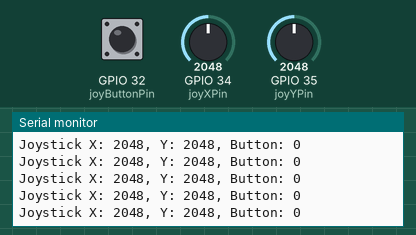
This sketch was run on a simulated ESP32. On the bench: the last lines printed to the serial monitor. The inputs (shaded band) are chosen by the test bench; at power-on: GPIO 34 (joyXPin) = 2048, GPIO 35 (joyYPin) = 2048, GPIO 32 (joyButtonPin) HIGH. WiFi joins after 1.5 s; servers stay silent unless stated.

Above: at 3.2 s.
3.3 s: GPIO 34 (joyXPin) set to 2866
At 3.32 s:
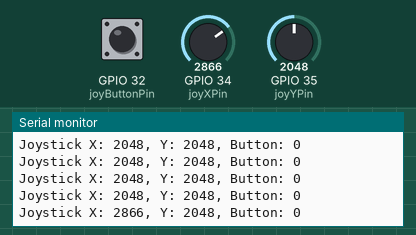
4.8 s: GPIO 35 (joyYPin) set to 2866
At 4.84 s:
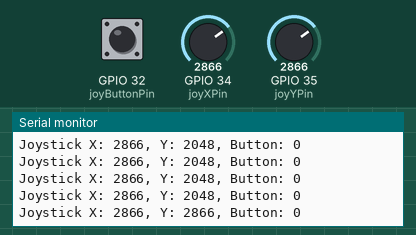
6.3 s: GPIO 32 (joyButtonPin) pulled LOW for 0.15 s
At 6.35 s:
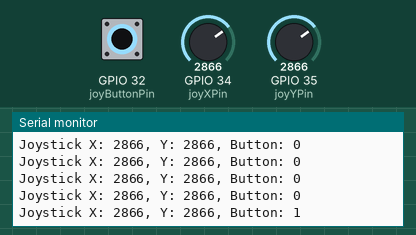
7.9 s: GPIO 34 (joyXPin) set to 3603
At 7.97 s:
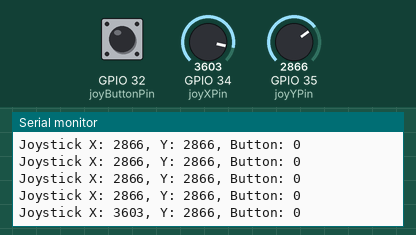
9.4 s: GPIO 32 (joyButtonPin) pulled LOW for 1 s
At 9.48 s:
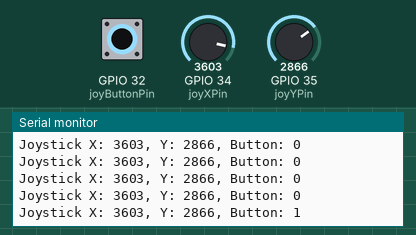
11.9 s: GPIO 35 (joyYPin) set to 3603
At 11.9 s:
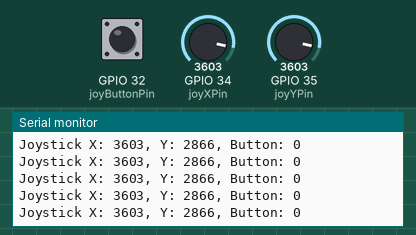
Timing chart, 0 to 14.4 s (numbered marks = the images above; inputs shaded):
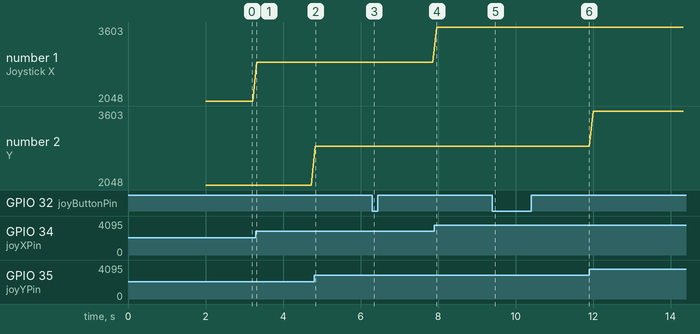

Measured:
- after the input at 3.3 s, the serial monitor: prints a new line at once (image 1)
- after the input at 4.8 s, the serial monitor: prints a new line at once (image 2)
- after the input at 6.3 s, the serial monitor: prints a new line after 0.05 s (image 3)
- after the input at 7.9 s, the serial monitor: prints a new line after 0.06 s (image 4)
- after the input at 9.4 s, the serial monitor: prints a new line after 0.08 s (image 5)
- plotted number 1: 2048 → 2866 after the input at 3.3 s, 2866 → 3603 after the input at 7.9 s

The sketch:

Joystick.ino
```cpp
#include <WiFi.h>
#include <WiFiUdp.h>

// Pines del joystick
const int joyXPin = 34; // Pin analógico para el eje X
const int joyYPin = 35; // Pin analógico para el eje Y
const int joyButtonPin = 32; // Pin digital para el botón

// Valores del joystick
int joyXValue = 0;
int joyYValue = 0;
int buttonValue = 0;

// Configura tu red Wi-Fi
const char* ssid = "Freevirus";
const char* password = "freemalware";

// Dirección IP y puerto de la Jetson Nano
const char* jetson_ip = "192.168.211.104";
const int jetson_port = 5005;

WiFiUDP udp;

void setup() {
  // Inicia la comunicación serial para depuración
  Serial.begin(115200);
  pinMode(joyButtonPin, INPUT_PULLUP);

  // Conéctate a la red Wi-Fi
  WiFi.begin(ssid, password);
  Serial.print("Connecting to WiFi");

  while (WiFi.status() != WL_CONNECTED) {
    delay(1000);
    Serial.print(".");
  }

  Serial.println("");
  Serial.println("Connected to WiFi");
  Serial.print("IP address: ");
  Serial.println(WiFi.localIP());

  // Inicializa el cliente UDP
  udp.begin(jetson_port);
}

void loop() {
  // Lee los valores del joystick
  joyXValue = analogRead(joyXPin);
  joyYValue = analogRead(joyYPin);
  buttonValue = !digitalRead(joyButtonPin);

  // Imprime los valores del joystick en el monitor serial
  Serial.print("Joystick X: ");
  Serial.print(joyXValue);
  Serial.print(", Y: ");
  Serial.print(joyYValue);
  Serial.print(", Button: ");
  Serial.println(buttonValue);

  // Construye el mensaje con los datos del joystick
  String message = String(joyXValue) + "," + String(joyYValue) + "," + String(buttonValue);

  // Envia los datos del joystick a la Jetson Nano
  udp.beginPacket(jetson_ip, jetson_port);
  udp.write((const uint8_t*)message.c_str(), message.length());
  udp.endPacket();

  // Espera un segundo antes de la próxima lectura
  delay(100);
}
```
